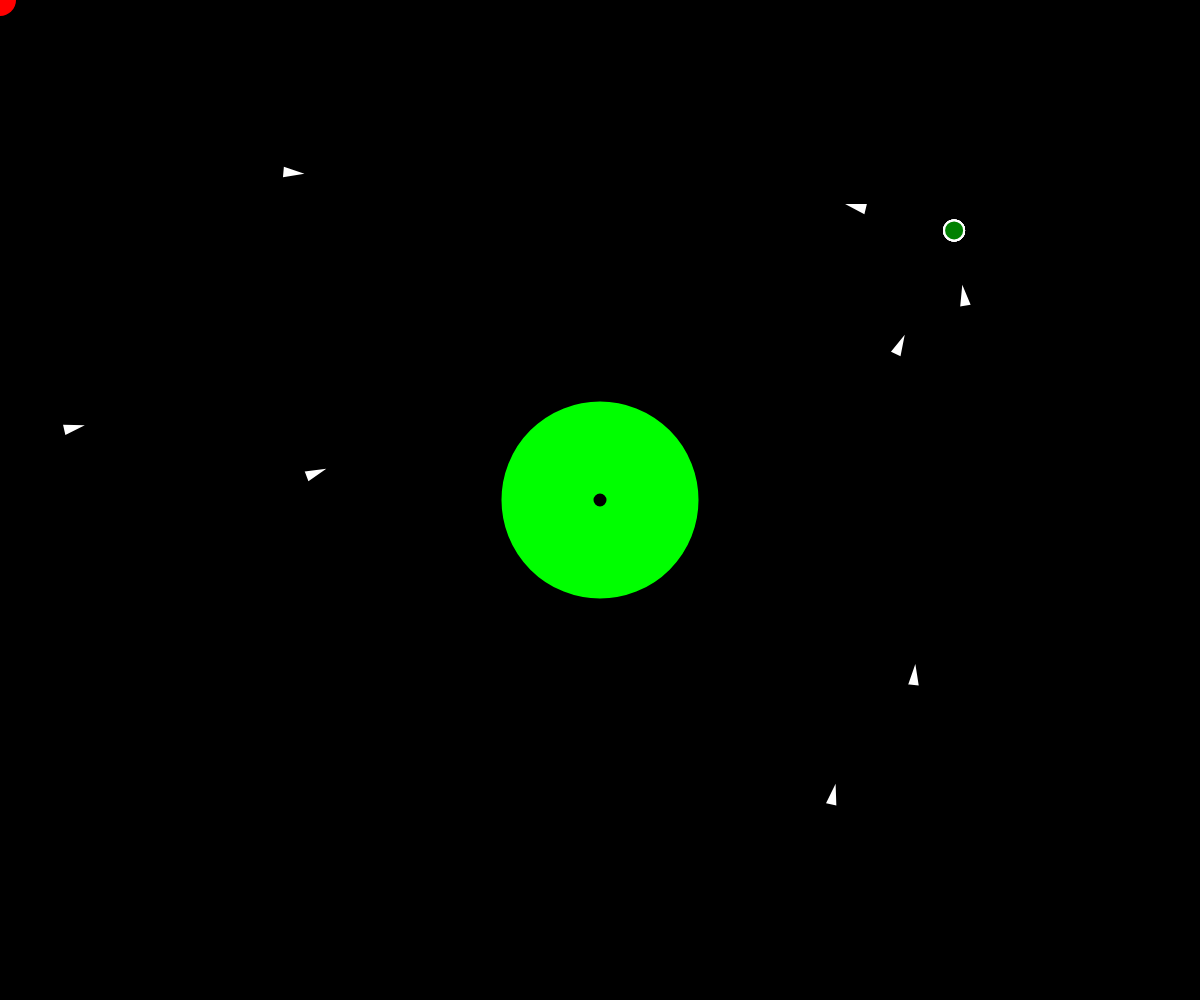
Frame 1 (no input)
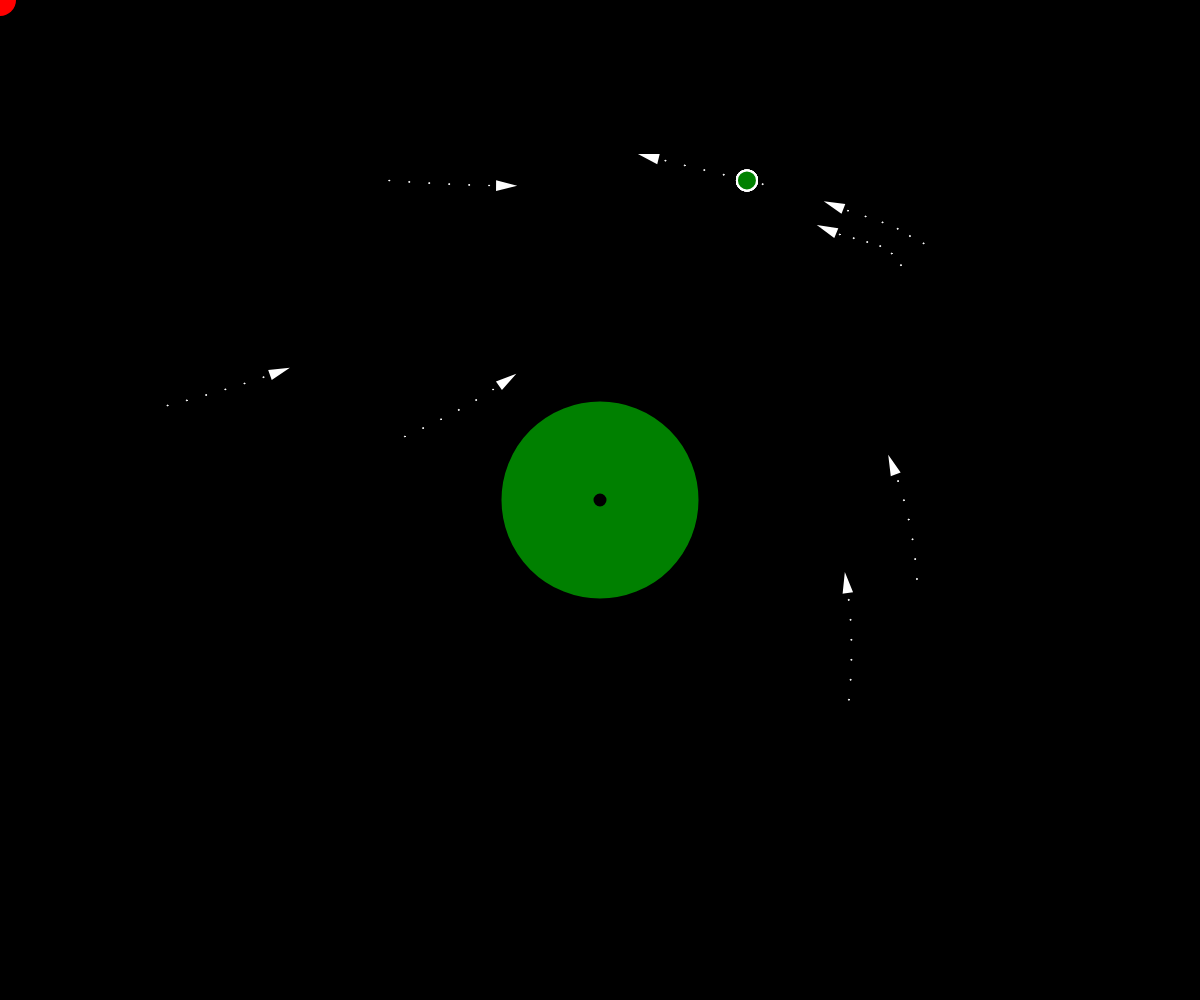
Frame 60 (no input)
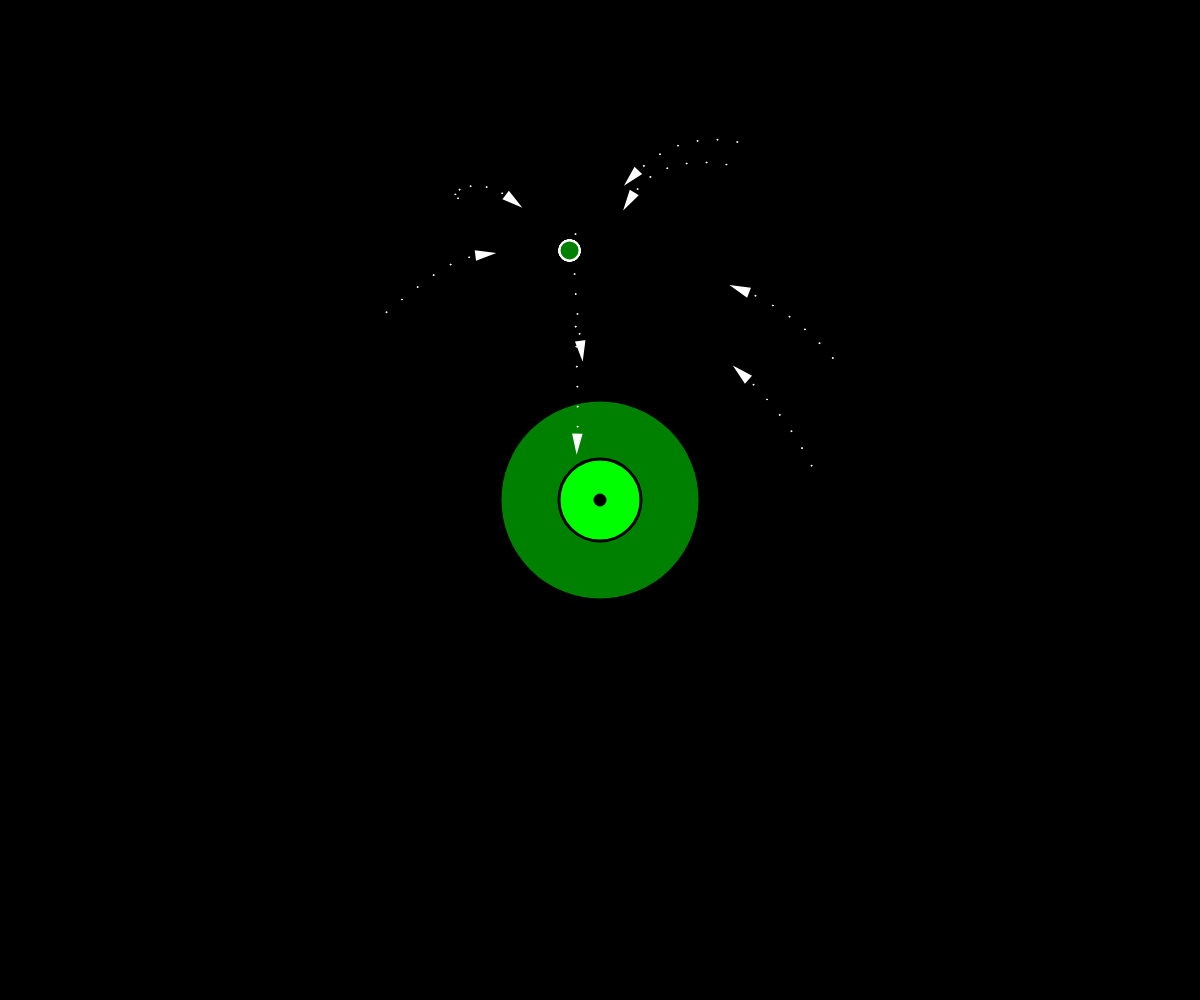
Frame 120 (the mouse pressed at the canvas centre since frame 60)

The p5.js sketch that drew these frames (run headless with seeded random() and noise() and a simulated clock; from frame 60 on, the mouse is pressed at the canvas centre):

// p5.js sketch
// ── sketch.js
let vehicles = [];
let target;
let obstacles = [];
let leader;
let follow = true;
let behavior = 'follow';
let wanders=[];
let bullets=[];
let  enemies = [];

// Define a constant for the distance behind the leader
const distanceBehindLeader = 100;

function setup() {
  createCanvas(windowWidth, windowHeight);

  // Create 8 vehicles at random positions
  for (let i = 0; i < 8; i++) {
    vehicles.push(new Vehicle(random(width), random(height)));
  }

  
  // Create an obstacle in the middle of the screen
  // a circle with a radius of 100px
  obstacles.push(new Obstacle(width / 2, height / 2, 100));
  let sliderRayon = createSlider(30, 200, 100, 1);

  let sliderDistanceCercle = createSlider(10, 300, 100, 1);
  
  let sliderVariationAngleSurCercle = createSlider(0, 0.8, 0.3, 0.01);
  // Create enemies at a fixed position
  fixedEnemyPosition = createVector(50, height / 2); 
  
  
}

function draw() {
  background(0);

  // Do not set the target to the mouse position
   target = createVector(mouseX, mouseY);

  // Draw the target that follows the mouse
  fill(255, 0, 0);
  noStroke();
  circle(target.x, target.y, 32);

  // Draw obstacles
  obstacles.forEach(o => {
    o.show();
  });
  //pour creer des wanders tout on respectant avoid obstacle et les borders
  wanders.forEach(w => {
    let wanderForce = w.wander();
    let avoidForce = w.avoid(obstacles);
    avoidForce.mult(2);
    w.applyForce(avoidForce);

    // Ajoute la vérification des limites avant d'appliquer la force de l'errance
   let t= w.checkBoundaries(); 
       t.mult(2);
    w.applyForce(wanderForce);
    w.applyForce(t)
    w.update();
    w.show();
    w.edges();
});
   // Iterate over bullets
  for (let i = bullets.length - 1; i >= 0; i--) {
    bullets[i].update();
    // Check if the bullet still exists before calling show
    if (bullets[i]) {
      bullets[i].show();
    }
  }

 // Draw enemies
 enemies.forEach(enemy => {
  enemy.update();
  enemy.show();
  enemy.edges();
});
 


  // Apply behaviors and update/draw vehicles
  if (follow) {
    vehicles.forEach((v, index) => {
      let leader = vehicles[0];
      if (index == 0) {
        // Case of the leader
        // Use the leader as the point to follow
        v.applyBehaviors(target, obstacles, vehicles, 0);
        // Draw a circle around the leader
        if (Vehicle.debug) {
          noFill();
          stroke(0, 0, 255); // Blue color
          ellipse(leader.pos.x, leader.pos.y, 2 * distanceBehindLeader);
        }
      } else {
        let vehiclePrecedent = vehicles[index - 1];
        // Others follow a point behind the leader
        let pointDerriereLeader;
        // Calculate the desired position behind the leader
        pointDerriereLeader = leader.vel.copy();
        pointDerriereLeader.normalize();
        pointDerriereLeader.mult(-distanceBehindLeader);

        pointDerriereLeader.add(leader.pos);
        // Draw it
        fill("green");
        circle(pointDerriereLeader.x, pointDerriereLeader.y, 20);

       
        // Add the behavior to follow the leader
        if (behavior === 'sneak') {
          // Change the behavior to sneak
          v.applyBehaviors(vehiclePrecedent.pos, obstacles, vehicles, 40);
        } else {
          // Default behavior
          if (dist(v.pos.x, v.pos.y, leader.pos.x, leader.pos.y) < distanceBehindLeader) {
            // If the vehicle is within the circle around the leader, apply separation behavior
            let avoidanceForce = p5.Vector.sub(v.pos, leader.pos);
            avoidanceForce.setMag(1); // Adjust magnitude for desired strength
            avoidanceForce.mult(2); // Adjust multiplier for desired strength
            v.applyForce(avoidanceForce);
          } else {
            // If outside the circle, follow the point behind the leader
            v.applyBehaviors(pointDerriereLeader, obstacles, vehicles, 0);
            
          }
        }
      }

      v.update();
      v.show();
      v.edges();
    });
  }
}

function mousePressed() {
  // Add an obstacle of random size at the mouse position
  let obstacleSize = random(20, 50);
  let obstacle = new Obstacle(mouseX, mouseY, obstacleSize);
  obstacles.push(obstacle);
}

function keyPressed() {
  switch (key) {
    case "v":
      // Add a new vehicle at a random position
      vehicles.push(new Vehicle(random(width), random(height)));
      break;
    case "d":
      // Toggle debug mode for vehicle vectors
      Vehicle.debug = !Vehicle.debug;
      break;
    case "f":
      // Add 100 vehicles starting from the left edge going towards the target
      for (let i = 0; i < 100; i++) {
        vehicles.push(new Vehicle(0, random(height)));
      }
      break;
    case "e":
      // Toggle debug mode for vehicle vectors
      behavior = 'follow';
      break;
    case "s":
      // Change behavior to sneak
      behavior = 'sneak';
      break;
    case "w":
      // Change behavior to sneak
      
      W = new Vehicle(random(width), random(height));
      W.color = "blue"; // Set a different color for the leader
      wanders.push(W);
      break;
    case "k":
      // Assurez-vous que le premier véhicule est le leader
      for (let vehicle of vehicles) {
        vehicle.fire();
      }
      break;

    case "n":
      
       // Add a new enemy at the fixed position
      
       // Make sure there are at least 5 enemies
      while (enemies.length < 5) {
        enemies.push(new Enemy(fixedEnemyPosition.x, fixedEnemyPosition.y));
      }
      break;
       

  }
}
//classe responsable des balles de tire 
class Bullet {
  constructor(position, velocity) {
    this.pos = position.copy();
    this.vel = velocity.copy();
    this.speed = 5;
    this.lifetime = 100; // Adjust the lifetime duration as needed
  }

  update() {
    // Update the position of the bullet based on its velocity
    this.pos.add(p5.Vector.mult(this.vel, this.speed));

    // Decrease the lifetime of the bullet
    this.lifetime--;

    // Remove the bullet if its lifetime reaches zero
    if (this.lifetime <= 0) {
      bullets.splice(bullets.indexOf(this), 1);
    }

    // Check for collision with enemies
    for (let j = enemies.length - 1; j >= 0; j--) {
      // Check for collision between bullet and enemy
      if (dist(this.pos.x, this.pos.y, enemies[j].pos.x, enemies[j].pos.y) < 12) {
        // Remove both bullet and enemy when there's a collision
        bullets.splice(bullets.indexOf(this), 1);
        enemies.splice(j, 1);
        break; // Exit the loop since the bullet is removed
      }
    }
  }

  show() {
    // Display the bullet (e.g., a circle)
    fill(255);
    noStroke();
    circle(this.pos.x, this.pos.y, 5);
  }
}
//classe qui creer l'enemie
class Enemy {
  constructor(x, y) {
    this.pos = createVector(x, y);
    this.vel = p5.Vector.random2D(); // Random initial velocity
    this.speed = 2; // Adjust speed as needed
  }

  update() {
    // Update the position of the enemy based on its velocity and speed
    this.pos.add(p5.Vector.mult(this.vel, this.speed));

    // Check boundaries and adjust velocity if needed
    const boundaryForce = this.checkBoundaries();
    this.vel.add(boundaryForce);

    // Add additional logic for enemy behavior if needed
  }

  show() {
    // Display the enemy as a blue circle
    fill(0, 0, 255); // Blue color
    noStroke();
    circle(this.pos.x, this.pos.y, 20); // Adjust size as needed
  }

  edges() {
    // Wrap around the screen edges if the enemy goes off-screen
    if (this.pos.x < 0) this.pos.x = width;
    if (this.pos.x > width) this.pos.x = 0;
    if (this.pos.y < 0) this.pos.y = height;
    if (this.pos.y > height) this.pos.y = 0;
  }

  // Method to prevent the enemy from going outside the canvas borders
  checkBoundaries() {
    // Buffer distance from the canvas borders
    const buffer = 25;

    // Initialize the desired velocity vector to null
    let desired = null;

    // Check if the enemy is too close to the left edge
    if (this.pos.x < buffer) {
      // Steer towards the right to stay within the canvas
      desired = createVector(this.speed, this.vel.y);
    }
    // Check if the enemy is too close to the right edge
    else if (this.pos.x > width - buffer) {
      // Steer towards the left to stay within the canvas
      desired = createVector(-this.speed, this.vel.y);
    }
    // Check if the enemy is too close to the top edge
    else if (this.pos.y < buffer) {
      // Steer downwards to stay within the canvas
      desired = createVector(this.vel.x, this.speed);
    }
    // Check if the enemy is too close to the bottom edge
    else if (this.pos.y > height - buffer) {
      // Steer upwards to stay within the canvas
      desired = createVector(this.vel.x, -this.speed);
    }

    // If any boundary condition is met, apply a steering force
    if (desired !== null) {
      // Normalize and scale the desired velocity
      desired.normalize();
      desired.mult(this.speed);

      // Calculate the steering force to reach the desired velocity
      const steer = p5.Vector.sub(desired, this.vel);
      steer.limit(0.1); // Adjust the limit as needed

      // Return the steering force to be applied
      return steer;
    } else {
      // If no boundary condition is met, return zero vector (no steering force needed)
      return createVector(0, 0);
    }
  }
}


// ── obstacle.js
class Obstacle {
    constructor(x, y, r) {
      this.pos = createVector(x, y);
      this.r = r;
      this.color = color(0, 255, 0);
    }
  
    show() {
      push();
      fill(this.color);
      stroke(0)
      strokeWeight(3);
      ellipse(this.pos.x, this.pos.y, this.r * 2);
      fill(0);
      ellipse(this.pos.x, this.pos.y, 10);
      pop();
    }
  }
// ── vehicle.js
/*
  Calcule la projection orthogonale du point a sur le vecteur b
  a et b sont des vecteurs calculés comme ceci :
  let v1 = p5.Vector.sub(a, pos); soit v1 = pos -> a
  let v2 = p5.Vector.sub(b, pos); soit v2 = pos -> b
  */
function findProjection(pos, a, b) {
  let v1 = p5.Vector.sub(a, pos);
  let v2 = p5.Vector.sub(b, pos);
  v2.normalize();
  let sp = v1.dot(v2);
  v2.mult(sp);
  v2.add(pos);
  return v2;
}

class Vehicle {
  static debug = false;

  constructor(x, y) {
    // position du véhicule
    this.pos = createVector(x, y);
    // vitesse du véhicule
    this.vel = createVector(0, 0);
    // accélération du véhicule
    this.acc = createVector(0, 0);
    // vitesse maximale du véhicule
    this.maxSpeed = 4;
    // force maximale appliquée au véhicule
    this.maxForce = 0.7;
    this.color = "white";
    // à peu près en secondes
    this.dureeDeVie = 5;

    this.r_pourDessin = 8;
    // rayon du véhicule pour l'évitement
    this.r = this.r_pourDessin * 3;

    // Pour évitement d'obstacle
    this.largeurZoneEvitementDevantVaisseau = this.r / 2;

    //pour arrive 
    this.rayonZoneDeFreinage = 100;
    // pour comportement wander
    this.wanderTheta = 0;
    this.wanderRadius = 50;
    this.displaceRange = 0.3;
    

    // chemin derrière vaisseaux
    this.path = [];
    this.pathMaxLength = 30;
    this.behavior = 'pursue';
  }


  followLeader(leader) {
    // Calculate the desired position behind the leader
    let behindLeader = leader.pos.copy();
    behindLeader.sub(p5.Vector.mult(leader.vel, 20)); // Adjust the multiplier as needed

    // Project the current position onto the line defined by the leader's position and the desired position behind the leader
    let projection = findProjection(leader.pos, this.pos, behindLeader);

    // Draw the vector pointing to the projected position (optional)
    let v = p5.Vector.sub(projection, this.pos);
    this.drawVector(this.pos, v);

    // Call the seek method to follow the projected position
    return this.seek(projection);
  }
  
  // Method to prevent the vehicle from going outside the canvas borders
checkBoundaries() {
  // Buffer distance from the canvas borders
  const buffer = 25;

  // Initialize the desired velocity vector to null
  let desired = null;

  // Check if the vehicle is too close to the left edge
  if (this.pos.x < buffer) {
    // Steer towards the right to stay within the canvas
    desired = createVector(this.maxSpeed, this.vel.y);
  }
  // Check if the vehicle is too close to the right edge
  else if (this.pos.x > width - buffer) {
    // Steer towards the left to stay within the canvas
    desired = createVector(-this.maxSpeed, this.vel.y);
  }
  // Check if the vehicle is too close to the top edge
  else if (this.pos.y < buffer) {
    // Steer downwards to stay within the canvas
    desired = createVector(this.vel.x, this.maxSpeed);
  }
  // Check if the vehicle is too close to the bottom edge
  else if (this.pos.y > height - buffer) {
    // Steer upwards to stay within the canvas
    desired = createVector(this.vel.x, -this.maxSpeed);
  }

  // If any boundary condition is met, apply a steering force
  if (desired !== null) {
    // Normalize and scale the desired velocity
    desired.normalize();
    desired.mult(this.maxSpeed);

    // Calculate the steering force to reach the desired velocity
    const steer = p5.Vector.sub(desired, this.vel);
    steer.limit(this.maxForce);

    // Return the steering force to be applied
    return steer;
  } else {
    // If no boundary condition is met, return zero vector (no steering force needed)
    return createVector(0, 0);
  }
}

  fire() {
    // Créez une balle à partir de la position et de la direction du véhicule
    let bullet = new Bullet(this.pos, this.vel.copy());
    // Ajoutez la balle au tableau des balles
    bullets.push(bullet);
  }

  
  wander() {
    // point devant le véhicule
    let wanderPoint = this.vel.copy();
    wanderPoint.setMag(100);
    wanderPoint.add(this.pos);
    let wanderRadius = 50;
    if (Vehicle.debug) {

    // on le dessine sous la forme d'une petit cercle rouge
    fill(255, 0, 0);
    noStroke();
    circle(wanderPoint.x, wanderPoint.y, 8);

    // Cercle autour du point
    
    noFill();
    stroke(255);
    circle(wanderPoint.x, wanderPoint.y, wanderRadius * 2);

    // on dessine une lign qui relie le vaisseau à ce point
    // c'est la ligne blanche en face du vaisseau
    line(this.pos.x, this.pos.y, wanderPoint.x, wanderPoint.y);}

    // On va s'occuper de calculer le point vert SUR LE CERCLE
    // il fait un angle wanderTheta avec le centre du cercle
    // l'angle final par rapport à l'axe des X c'est l'angle du vaisseau
    // + cet angle
    let theta = this.wanderTheta + this.vel.heading();

    let x = wanderRadius * cos(theta);
    let y = wanderRadius * sin(theta);

    // maintenant wanderPoint c'est un point sur le cercle
    wanderPoint.add(x, y);
    if (Vehicle.debug) {

    // on le dessine sous la forme d'un cercle vert
    fill(0, 255, 0);
    noStroke();
    circle(wanderPoint.x, wanderPoint.y, 16);

    // on dessine le vecteur desiredSpeed qui va du vaisseau au poibnt vert
    //stroke(255);
    line(this.pos.x, this.pos.y, wanderPoint.x, wanderPoint.y);}

    // On a donc la vitesse désirée que l'on cherche qui est le vecteur
    // allant du vaisseau au cercle vert. On le calcule :
    // ci-dessous, steer c'est la desiredSpeed directement !
    let steer = wanderPoint.sub(this.pos);

    steer.setMag(this.maxForce);
    this.applyForce(steer);

    // On déplace le point vert sur le cerlcle (en radians)
    this.displaceRange = 0.3;
    this.wanderTheta += random(-this.displaceRange, this.displaceRange);
  }
  // on fait une méthode applyBehaviors qui applique les comportements
  applyBehaviors(target, obstacles, vehicles, distance) {
    let seekForce = this.arrive(target, distance);
    let avoidForce = this.avoid(obstacles);
    let separateForce = this.separate(vehicles);
    let checkBoundariesForce= this.checkBoundaries();
   
    seekForce.mult(0.4);
    avoidForce.mult(0.9);
    separateForce.mult(0.6);
  
    this.applyForce(seekForce);
    this.applyForce(avoidForce);
    this.applyForce(separateForce);
    this.applyForce(checkBoundariesForce);
  
  }
  
  
  
  // Méthode d'évitement d'obstacle, implémente le comportement avoid
  // renvoie une force (un vecteur) pour éviter l'obstacle
  avoid(obstacles) {
    // calcul d'un vecteur ahead devant le véhicule
    // il regarde par exemple 50 frames devant lui
    let ahead = this.vel.copy();
    ahead.mult(this.distanceAhead);
    // on l'ajoute à la position du véhicule
    let pointAuBoutDeAhead = p5.Vector.add(this.pos, ahead);

    if (Vehicle.debug) {
      // on le dessine avec ma méthode this.drawVector(pos vecteur, color)
      this.drawVector(this.pos, ahead, color(255, 0, 0));
      // On dessine ce point au bout du vecteur ahead pour debugger
      fill("lightgreen");
      noStroke();
      circle(pointAuBoutDeAhead.x, pointAuBoutDeAhead.y, 10);

      // On dessine ce point au bout du vecteur ahead pour debugger
      fill("lightgreen");
      noStroke();
      circle(pointAuBoutDeAhead.x, pointAuBoutDeAhead.y, 10);
    }

    // Calcule de ahead2, deux fois plus petit que le premier
    let ahead2 = ahead.copy();
    ahead2.mult(0.5);
    let pointAuBoutDeAhead2 = p5.Vector.add(this.pos, ahead2);
    if (Vehicle.debug) {

      // on le dessine avec ma méthode this.drawVector(pos vecteur, color)
      this.drawVector(this.pos, ahead2, color("lightblue"));
      // On dessine ce point au bout du vecteur ahead pour debugger
      fill("orange");
      noStroke();
      circle(pointAuBoutDeAhead2.x, pointAuBoutDeAhead2.y, 10);
    }
    // Detection de l'obstacle le plus proche
    let obstacleLePlusProche = this.getObstacleLePlusProche(obstacles);

    // Si pas d'obstacle, on renvoie un vecteur nul
    if (obstacleLePlusProche == undefined) {
      return createVector(0, 0);
    }

    // On calcule la distance entre le centre du cercle de l'obstacle 
    // et le bout du vecteur ahead
    let distance = obstacleLePlusProche.pos.dist(pointAuBoutDeAhead);
    // et pour ahead2
    let distance2 = obstacleLePlusProche.pos.dist(pointAuBoutDeAhead2);
    // et pour la position du vaiseau
    let distance3 = obstacleLePlusProche.pos.dist(this.pos);

    let plusPetiteDistance = min(distance, distance2);
    plusPetiteDistance = min(plusPetiteDistance, distance3);

    let pointLePlusProcheDeObstacle = undefined;
    let alerteRougeVaisseauDansObstacle = false;

    if (distance == plusPetiteDistance) {
      pointLePlusProcheDeObstacle = pointAuBoutDeAhead;
    } else if (distance2 == plusPetiteDistance) {
      pointLePlusProcheDeObstacle = pointAuBoutDeAhead2;
    } else if (distance3 == plusPetiteDistance) {
      pointLePlusProcheDeObstacle = this.pos;
      // si le vaisseau est dans l'obstacle, alors alerte rouge !
      if (distance3 < obstacleLePlusProche.r) {
        alerteRougeVaisseauDansObstacle = true;
        obstacleLePlusProche.color = color("red");
      } else {
        obstacleLePlusProche.color = "green";
      }
    }

    
    // On dessine la zone d'évitement
    // Pour cela on trace une ligne large qui va de la position du vaisseau
    // jusqu'au point au bout de ahead
    if (Vehicle.debug) {
      stroke(255, 200, 0, 90);
      strokeWeight(this.largeurZoneEvitementDevantVaisseau);
      line(this.pos.x, this.pos.y, pointAuBoutDeAhead.x, pointAuBoutDeAhead.y);
    }
    // si la distance est < rayon de l'obstacle
    // il y a collision possible et on dessine l'obstacle en rouge

    if (plusPetiteDistance < obstacleLePlusProche.r + this.largeurZoneEvitementDevantVaisseau) {
      // collision possible

      // calcul de la force d'évitement. C'est un vecteur qui va
      // du centre de l'obstacle vers le point au bout du vecteur ahead
      let force = p5.Vector.sub(pointLePlusProcheDeObstacle, obstacleLePlusProche.pos);

      // on le dessine en jaune pour vérifier qu'il est ok (dans le bon sens etc)
      if(Vehicle.debug)
        this.drawVector(obstacleLePlusProche.pos, force, "yellow");

      // Dessous c'est l'ETAPE 2 : le pilotage (comment on se dirige vers la cible)
      // on limite ce vecteur à la longueur maxSpeed
      // force est la vitesse désirée
      force.setMag(this.maxSpeed);
      // on calcule la force à appliquer pour atteindre la cible avec la formule
      // que vous commencez à connaitre : force = vitesse désirée - vitesse courante
      force.sub(this.vel);
      // on limite cette force à la longueur maxForce
      force.limit(this.maxForce);

      if (alerteRougeVaisseauDansObstacle) {
        return force.setMag(this.maxForce * 2);
      } else {
        return force;
      }

    } else {
      // pas de collision possible
      return createVector(0, 0);
    }
  }
  getObstacleLePlusProche(obstacles) {
    let plusPetiteDistance = 100000000;
    let obstacleLePlusProche = undefined;

    obstacles.forEach(o => {
      // Je calcule la distance entre le vaisseau et l'obstacle
      const distance = this.pos.dist(o.pos);
      if (distance < plusPetiteDistance) {
        plusPetiteDistance = distance;
        obstacleLePlusProche = o;
      }
    });

    return obstacleLePlusProche;
  }

  getVehiculeLePlusProche(vehicules) {
    let plusPetiteDistance = Infinity;
    let vehiculeLePlusProche;

    vehicules.forEach(v => {
      if (v != this) {
        // Je calcule la distance entre le vaisseau et le vehicule
        const distance = this.pos.dist(v.pos);
        if (distance < plusPetiteDistance) {
          plusPetiteDistance = distance;
          vehiculeLePlusProche = v;
        }
      }
    });

    return vehiculeLePlusProche;
  }


  getClosestObstacle(pos, obstacles) {
    // on parcourt les obstacles et on renvoie celui qui est le plus près du véhicule
    let closestObstacle = null;
    let closestDistance = 1000000000;
    for (let obstacle of obstacles) {
      let distance = pos.dist(obstacle.pos);
      if (closestObstacle == null || distance < closestDistance) {
        closestObstacle = obstacle;
        closestDistance = distance;
      }
    }
    return closestObstacle;
  }

  arrive(target, distanceVisee = 0) {
    // 2nd argument true enables the arrival behavior
    return this.seek(target, true, distanceVisee);
  }


  seek(target, arrival = false, distanceVisee=0) {
    let force = p5.Vector.sub(target, this.pos);
    let desiredSpeed = this.maxSpeed;
    
    if (arrival) {
      // On définit un rayon de 100 pixels autour de la cible
      // si la distance entre le véhicule courant et la cible
      // est inférieure à ce rayon, on ralentit le véhicule
      // desiredSpeed devient inversement proportionnelle à la distance
      // si la distance est petitarrivee, force = grande
      // Vous pourrez utiliser la fonction P5 
      // distance = map(valeur, valeurMin, valeurMax, nouvelleValeurMin, nouvelleValeurMax)
      // qui prend une valeur entre valeurMin et valeurMax et la transforme en une valeur
      // entre nouvelleValeurMin et nouvelleValeurMax

      // TODO !
      // Approche expérimentale
      // on ajuste le rayon en fonction de la vitesse du véhicule
      //console.log(this.vel.mag());
      //this.rayonZoneDeFreinage = this.vel.mag()*30;

      // 1 - dessiner le cercle de rayon 50 autour du vehicule
      if(Vehicle.debug) {
        stroke("white");
        noFill();
        circle(this.pos.x, this.pos.y, this.rayonZoneDeFreinage);  
      }
    
      // 2 - calcul de la distance entre la cible et le vehicule
      let distance = p5.Vector.dist(this.pos, target);

      // 3 - si distance < rayon du cercle, alors on modifie desiredSPeed
      // qui devient inversement proportionnelle à la distance.
      // si d = rayon alors desiredSpeed = maxSpeed
      // si d = 0 alors desiredSpeed = 0
      desiredSpeed = map(distance, distanceVisee, this.rayonZoneDeFreinage+distanceVisee, 0, this.maxSpeed);
    }

    force.setMag(desiredSpeed);
    force.sub(this.vel);
    force.limit(this.maxForce);
    return force;
  }


  // inverse de seek !
  flee(target) {
    return this.seek(target).mult(-1);
  }
  separate(vehicles) {
    let desiredSeparation = 25; // ajustez la distance minimale selon vos besoins
    let sum = createVector();
    let count = 0;

    // Parcours de tous les autres véhicules
    for (let other of vehicles) {
      let distance = dist(this.pos.x, this.pos.y, other.pos.x, other.pos.y);

      // Si le véhicule est un voisin proche (à une distance inférieure à la distance minimale)
      if (other !== this && distance < desiredSeparation) {
        let diff = p5.Vector.sub(this.pos, other.pos);
        diff.normalize();
        diff.div(distance); // Plus le véhicule est proche, plus la force d'évitement est grande
        sum.add(diff);
        count++;
      }
    }

    // Calcul de la force d'évitement moyenne
    if (count > 0) {
      sum.div(count);
      sum.normalize();
      sum.mult(this.maxSpeed);
      sum.sub(this.vel);
      sum.limit(this.maxForce);
    }

    return sum;
  }


  /* Poursuite d'un point devant la target !
    cette methode renvoie la force à appliquer au véhicule
  */
  pursue(target, evade = false) {
    // TODO
    // 1 - calcul de la position future de la cible
    // on fait une copie de la position de la target
    // 2 - On calcule un vecteur colinéaire au vecteur vitesse de la cible,
    let prediction = target.vel.copy();
    // et on le multiplie par 10 (10 frames)
    // 3 - prediction dans 10 frames = 10 fois la longueur du vecteur

    // target.distancePrediction varie en fonction de
    // la distance entre le véhicule et la cible
    // plus la cible est loin, plus on prédit loin

    prediction.mult(target.distancePrediction);
    // 4 - on positionne de la target au bout de ce vecteur
    prediction.add(target.pos);


    console.log("target distance prediction", target.distancePrediction)
    // dessin du vecteur prediction
    let v = p5.Vector.sub(prediction, target.pos);
    this.drawVector(target.pos, v);

    // 2 - dessin d'un cercle vert de rayon 20 pour voir ce point
    fill("green");
    circle(prediction.x, prediction.y, 20);

    // 3 - appel à seek avec ce point comme cible 
    let force = this.seek(prediction, evade);

    // n'oubliez pas, on renvoie la force à appliquer au véhicule !
    return force;
  }


  evade(target) {
    let evade = true;
    return this.pursue(target, evade);
  }

  // applyForce est une méthode qui permet d'appliquer une force au véhicule
  // en fait on additionne le vecteurr force au vecteur accélération
  applyForce(force) {
    this.acc.add(force);
  }

  update() {
    

    // Reste de la fonction update
    this.vel.add(this.acc);
    this.vel.limit(this.maxSpeed);
    this.pos.add(this.vel);
    this.acc.set(0, 0);

    // Mettez à jour le chemin et les autres comportements
    this.ajoutePosAuPath();
    this.dureeDeVie -= 0.01;

    
  }

  ajoutePosAuPath() {
    // on rajoute la position courante dans le tableau
    this.path.push(this.pos.copy());

    // si le tableau a plus de 50 éléments, on vire le plus ancien
    if (this.path.length > this.pathMaxLength) {
      this.path.shift();
    }
  }

  // On dessine le véhicule, le chemin etc.
  show() {
    // dessin du chemin
    this.drawPath();
    // dessin du vehicule
    this.drawVehicle();
  }

  drawVehicle() {
    // formes fil de fer en blanc
    stroke(255);
    // épaisseur du trait = 2
    strokeWeight(2);

    // formes pleines
    fill(this.color);

    // sauvegarde du contexte graphique (couleur pleine, fil de fer, épaisseur du trait, 
    // position et rotation du repère de référence)
    push();
    // on déplace le repère de référence.
    translate(this.pos.x, this.pos.y);
    // et on le tourne. heading() renvoie l'angle du vecteur vitesse (c'est l'angle du véhicule)
    rotate(this.vel.heading());

    // Dessin d'un véhicule sous la forme d'un triangle. Comme s'il était droit, avec le 0, 0 en haut à gauche
    triangle(-this.r_pourDessin, -this.r_pourDessin / 2, -this.r_pourDessin, this.r_pourDessin / 2, this.r_pourDessin, 0);
    // Que fait cette ligne ?
    //this.edges();

    // draw velocity vector
    pop();
    this.drawVector(this.pos, this.vel, color(255, 0, 0));

    // Cercle pour évitement entre vehicules et obstacles
    if (Vehicle.debug) {
      stroke(255);
      noFill();
      circle(this.pos.x, this.pos.y, this.r);
    }
  }

  drawPath() {
    push();
    stroke(255);
    noFill();
    strokeWeight(1);

    fill(this.color);
    // dessin du chemin
    this.path.forEach((p, index) => {
      if (!(index % 5)) {

        circle(p.x, p.y, 1);
      }
    });
    pop();
  }
  drawVector(pos, v, color) {
    if (Vehicle.debug) {
      push();
      // Dessin du vecteur vitesse
      // Il part du centre du véhicule et va dans la direction du vecteur vitesse
      strokeWeight(3);
      stroke(color);
      line(pos.x, pos.y, pos.x + v.x, pos.y + v.y);
      // dessine une petite fleche au bout du vecteur vitesse
      let arrowSize = 5;
      translate(pos.x + v.x, pos.y + v.y);
      rotate(v.heading());
      translate(-arrowSize / 2, 0);
      triangle(0, arrowSize / 2, 0, -arrowSize / 2, arrowSize, 0);
      pop();
    }
  }

  // que fait cette méthode ?
  edges() {
    if (this.pos.x > width + this.r) {
      this.pos.x = -this.r;
    } else if (this.pos.x < -this.r) {
      this.pos.x = width + this.r;
    }
    if (this.pos.y > height + this.r) {
      this.pos.y = -this.r;
    } else if (this.pos.y < -this.r) {
      this.pos.y = height + this.r;
    }
  }
}

class Target extends Vehicle {
  constructor(x, y) {
    super(x, y);
    this.vel = p5.Vector.random2D();
    this.vel.mult(5);
  }


  show() {
    push();
    stroke(255);
    strokeWeight(2);
    fill("#F063A4");
    push();
    translate(this.pos.x, this.pos.y);
    circle(0, 0, this.r * 2);
    pop();
    pop();
  }
}
